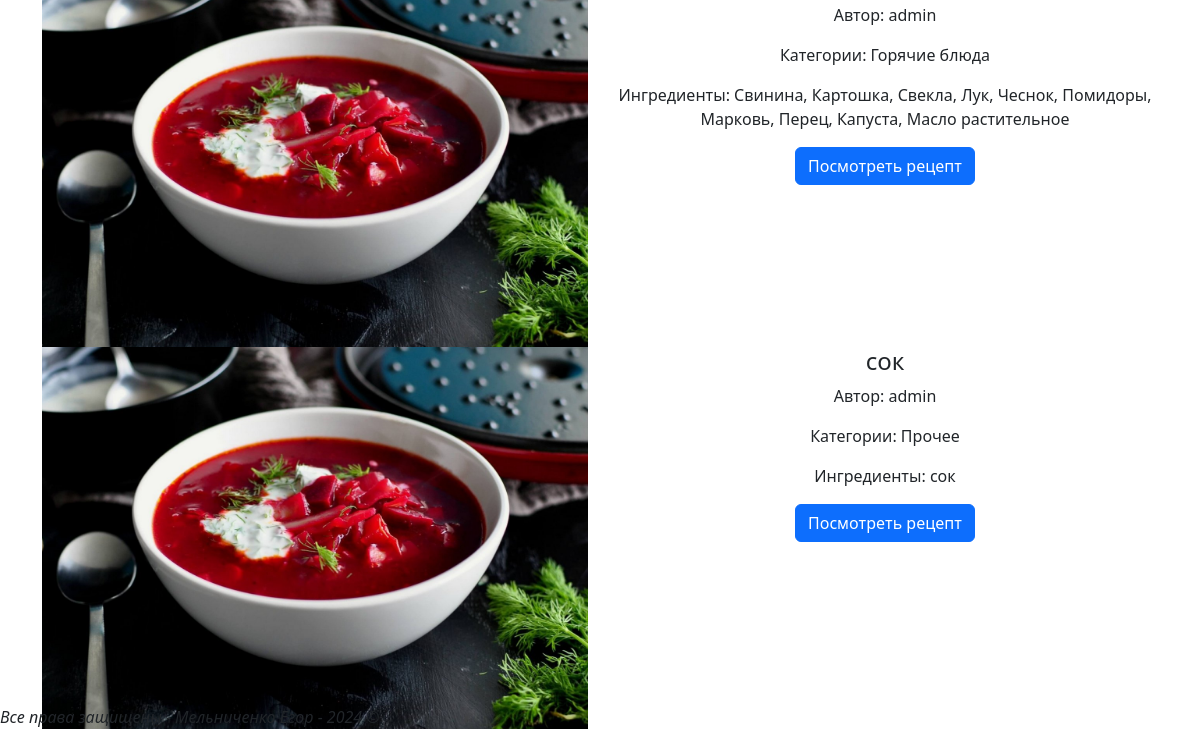
The app's page /recipes/all_recipes/ (lower part), older data.
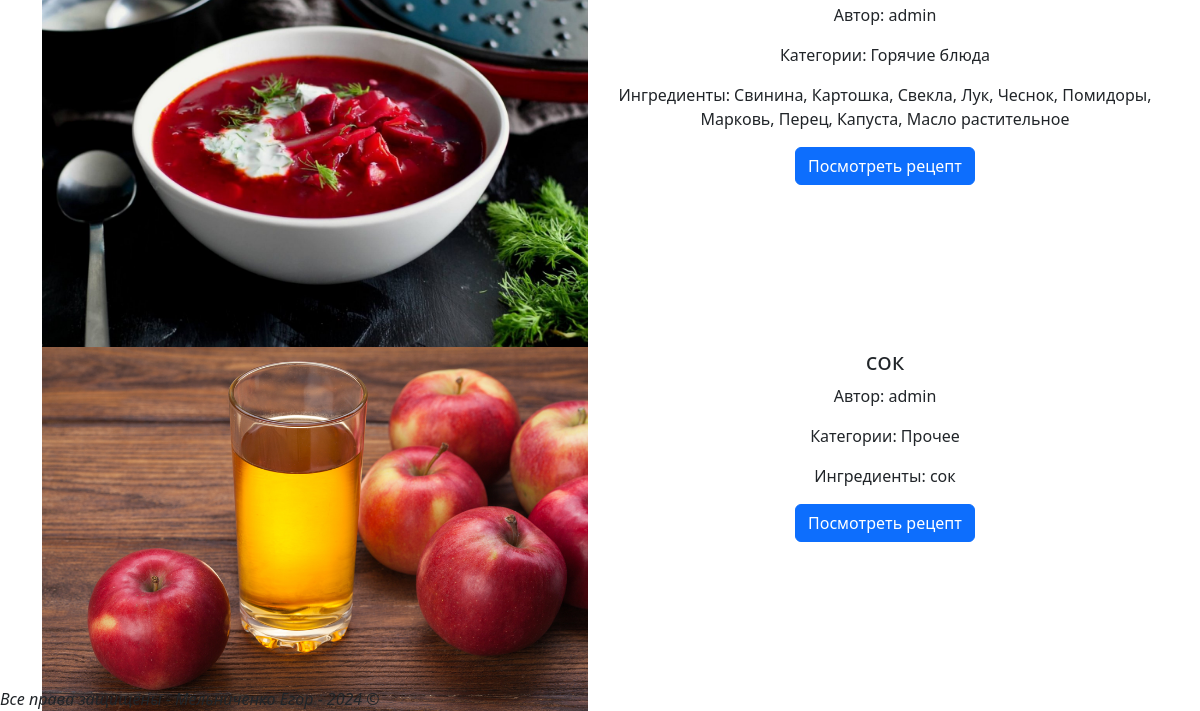
The same page, newer data.
### cbookapp/models.py (models this page shows, shortened)
class Recipe(models.Model):
    name = models.CharField(max_length=100)
    description = models.TextField()
    cooking_steps = models.TextField()
    cooking_time = models.CharField(max_length=15)
    img_file = models.ImageField(upload_to='media/products/', null=True, blank=True)
    author = models.ForeignKey(User, on_delete=models.SET_NULL, verbose_name="Пользователь", null=True)
    ingredients = models.TextField()
    category = models.ForeignKey(Categories, on_delete=models.CASCADE)

class Categories(models.Model):
    name = models.CharField(max_length=20)
    def __str__(self):
        return self.name

### cbookapp/views.py (the view)
# urls.py: path('all_recipes/', views.get_recipes, name='all_recipes'),
def get_recipes(request):
    recipes = Recipe.objects.all()
    context = {'recipes': recipes}
    return render(request, 'cbookapp/main.html', context)

### cbookapp/templates/cbookapp/main.html (shortened to what this page needs)
{% extends 'base.html' %}
{% block content %}
<div class="container text-center">
        {% for recipe in recipes %}
        <div class="row row-cols-2">
            {% if recipe.img_file %}
            <img src="{{ recipe.img_file.url }}" class="images" alt="Фото {{ recipe.name }}">
            {% endif %}
            <div class="col">
                <h4 class="title"> {{ recipe.name }}</h4>
                <p class="text"> Автор: {{ recipe.author }}</p>
                <p class="text"> Категории: {{ recipe.category }}</p>
                <p class="text"> Ингредиенты: {{ recipe.ingredients }}</p>
                <a href="{% url 'get_recipe_by_name' recipe.name %}" class="btn btn-primary">Посмотреть рецепт</a>
            </div>
        </div>
        {% endfor %}
    </div>
{% endblock %}

Row changes from the older to the newer data that the page shows:
changed Recipe "сок": img_file: a different picture
